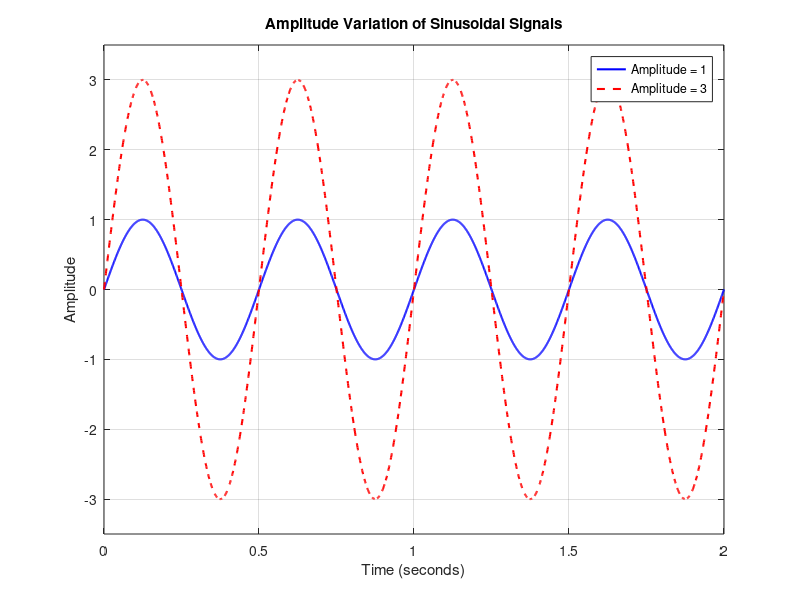

Here is the MATLAB script that generated this plot:
clc;
clear;
close all;

% PROJECT 01 - EXPERIMENT 02: AMPLITUDE VARIATION

% 1. Define signal parameters
f = 2;              % Frequency in Hz
Fs = 1000;           % Sampling frequency in Hz
T = 1/Fs;            % Sampling period
t = 0:T:2;           % Time vector (2 seconds)

% 2. Define different amplitudes
A1 = 1;
A2 = 3;

% 3. Generate sinusoidal signals
x1 = A1*sin(2*pi*f*t);
x2 = A2*sin(2*pi*f*t);

% 4. Plot both signals
figure;

plot(t, x1, 'b', 'LineWidth', 1.5);
hold on;

plot(t, x2, 'r--', 'LineWidth', 1.5);

% 5. Format the graph
grid on;
xlabel('Time (seconds)');
ylabel('Amplitude');
title('Amplitude Variation of Sinusoidal Signals');

legend('Amplitude = 1', 'Amplitude = 3');

% 6. Set axis limits
xlim([0 2]);
ylim([-3.5 3.5]);

% 7. Display signal information
fprintf('AMPLITUDE VARIATION EXPERIMENT\n');
fprintf('Frequency: %g Hz\n', f);
fprintf('Signal 1 Amplitude: %g\n', A1);
fprintf('Signal 2 Amplitude: %g\n', A2);

%8. Save the plot
exportgraphics(gcf, 'Results/amplitude_variation.png', ...
    'Resolution', 300);
